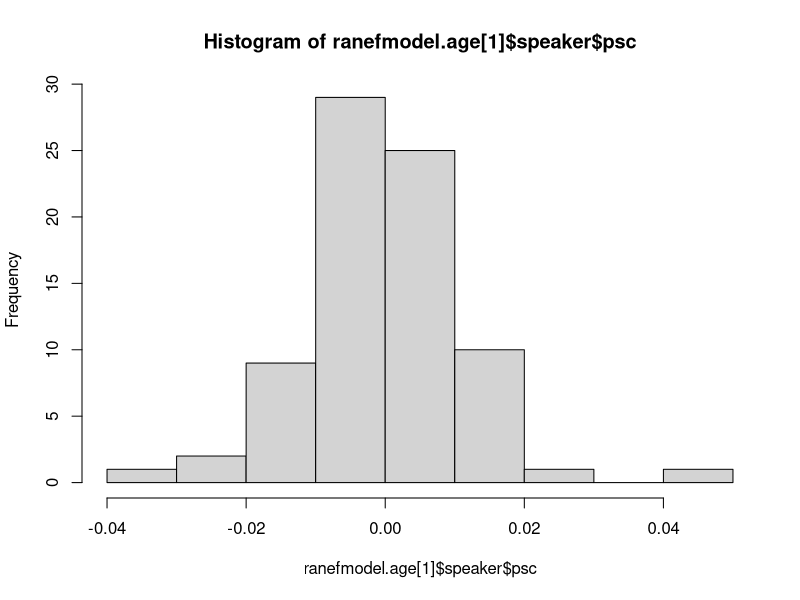
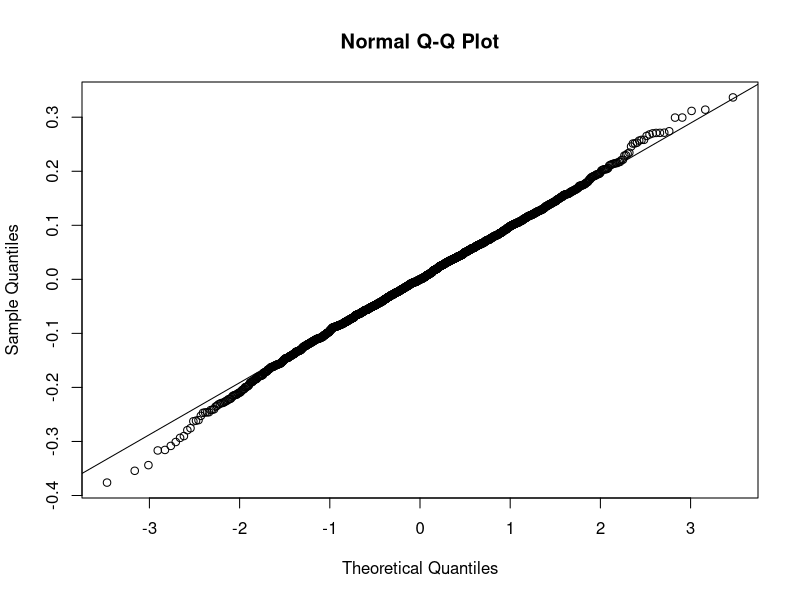
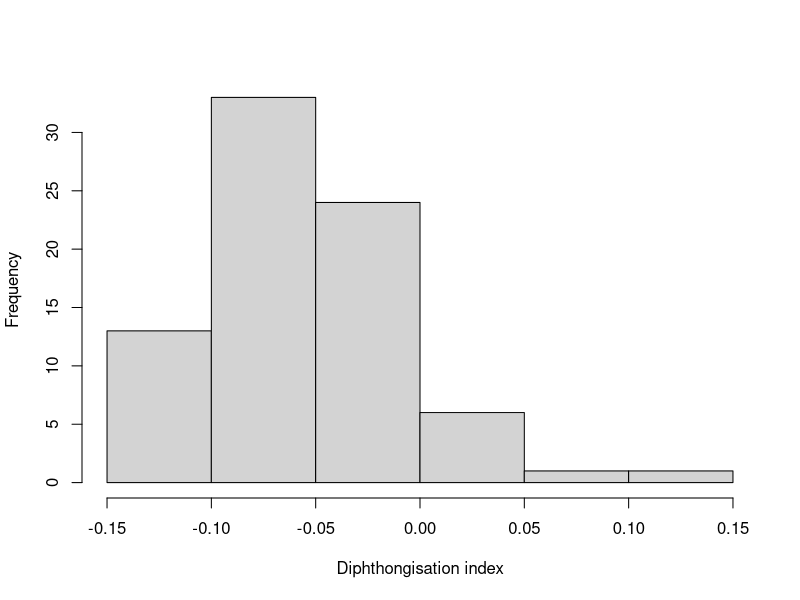

Write R code to recreate these figures, in order.
## ---- chunk 1
table1 <- read.delim ("data/RQ1AgeData.txt", stringsAsFactors=TRUE)
head(table1)
tail(table1)
## ---- chunk 2
library(tidyr)
table2 <- reshape(table1, varying = list(c("F1A","F1B","F1C"), c("F2A","F2B","F2C"), c("F3A","F3B","F3C")), direction = "long", v.names = c("F1","F2", "F3"))
table2$logf1 <- log(table2$F1) # natural log transformation on F1 data
table2$position <- rep(c(1,2,3), each=640) # position = measurement point 
table2$byc <- table2$birthyear-1945 # birth year centered, 1945 is both the mean and median birth year
table2$psc <- table2$position-2 # position centered around the middle measurement point (25% -1; 50% 0; 75% +1)
head(table2)
tail(table2)
## ---- chunk 3
# write.csv(table2, "data/CheckingLongTable.csv", row.names=FALSE) # to test whether long transformation worked well
## ---- chunk 4
library(lme4)
library(lmerTest)

model.age <- lmerTest::lmer(logf1~byc*psc+(psc|speaker), data=table2)
summary(model.age) # leaving out effect of word (item), better fit to our RQ (interaction of byc:psc)
## ---- chunk 5
options (width = 200)   # make the rows 200 characters long
fixef <- lme4::fixef (model.age)
cbind (names (fixef),
       lmerTest::contest (model.age,
                          diag (length (fixef)), joint=FALSE))
## ---- chunk 6
ranefmodel.age<-ranef(model.age)
hist(ranefmodel.age[1]$speaker$psc)
qqnorm(resid(model.age))
qqline(resid(model.age))
## ---- chunk 7
ranef.position <- ranef(model.age) [1] $ speaker $ psc
ranef.position
ranef(model.age)
## ---- chunk 8
fixef.position <- fixef (model.age) ["psc"]
fixef.position
## ---- chunk 9
fixef.age.position <- fixef (model.age) ["byc:psc"]
fixef.age.position
## ---- chunk 10
speaker.table <- aggregate (birthyear ~ speaker, data = table1, FUN=mean)
speaker.table
## ---- chunk 11
ef.age.position <- fixef.age.position * (speaker.table $ birthyear - 1945)
ef.age.position
## ---- chunk 12
Diphthongisation_index <- 2 * (fixef.position + ranef.position + ef.age.position)
Diphthongisation_index
## ---- chunk 13
histogram1 <- hist (Diphthongisation_index, plot=FALSE)
plot(histogram1, xlab = "Diphthongisation index", ylab = "Frequency",
     main = "",)
## ---- chunk 14
speaker.table.extended <- cbind(speaker.table, Diphthongisation_index)
speaker.table.extended
## ---- chunk 15
table.style <- read.delim ("data/RQ3style.txt", stringsAsFactors=TRUE)
table.style <- reshape(table.style, varying = list(c("F1A","F1B","F1C"), c("F2A","F2B","F2C"), c("F3A","F3B","F3C")), direction = "long", v.names = c("F1","F2", "F3"))
table.style$logf1 <- log(table.style$F1) # natural log transformation on F1 data
table.style$position <- rep(c(1,2,3), each=296) # position = measurement point 
table.style$psc <- table.style$position-2 # position centered around the middle measurement point (25% -1; 50% 0; 75% +1)
head(table.style)
## ---- chunk 16
contrast <- cbind (c(-1/2, +1/2))
colnames (contrast) <- c("-read+spon") # -0.5 read speech, +0.5 spontaneous speech
contrasts (table.style$style) <- contrast
contrasts(table.style$style)
## ---- chunk 17
model.style <- lmerTest::lmer(logf1~style*psc+(psc|speaker), data=table.style)
summary(model.style)
## ---- chunk 18
options (width = 200)   # make the rows 200 characters long
fixef <- lme4::fixef (model.style)
cbind (names (fixef),
       lmerTest::contest (model.style,
                          diag (length (fixef)), joint=FALSE))
## ---- chunk 19
model.style.dur <- lmerTest::lmer(duration~style+(1|speaker), data=table.style)
summary(model.style.dur)
options (width = 200)   # make the rows 200 characters long
fixef <- lme4::fixef (model.style.dur)
cbind (names (fixef),
       lmerTest::contest (model.style.dur,
                          diag (length (fixef)), joint=FALSE))
## ---- chunk 20
table.realtime <- read.delim ("data/RQ4returners.txt", stringsAsFactors=TRUE)
table.realtime <- reshape(table.realtime, varying = list(c("F1A","F1B","F1C"), c("F2A","F2B","F2C"), c("F3A","F3B","F3C")), direction = "long", v.names = c("F1","F2", "F3"))
table.realtime$logf1 <- log(table.realtime$F1) # natural log transformation on F1 data
table.realtime$position <- rep(c(1,2,3), each=394) # position = measurement point 
table.realtime$psc <- table.realtime$position-2 # position centered around the middle measurement point (25% -1; 50% 0; 75% +1)
head(table.realtime) # I have no idea where the NA came from or how to fix it, but it seems to not hinder our analysis
## ---- chunk 21
contrast <- cbind (c(-1/2, +1/2))
colnames (contrast) <- c("-BHC1+BHC2") # -0.5 BCH1, +0.5 BHC2
contrasts (table.realtime$moment) <- contrast
contrasts(table.realtime$moment)
## ---- chunk 22
realtimemodel <- lmer(logf1 ~ moment * psc + (moment + psc|speaker), data=table.realtime)
summary(realtimemodel)
options (width = 200)   # make the rows 200 characters long
fixef <- lme4::fixef (realtimemodel)
cbind (names (fixef),
       lmerTest::contest (realtimemodel,
                          diag (length (fixef)), joint=FALSE))
